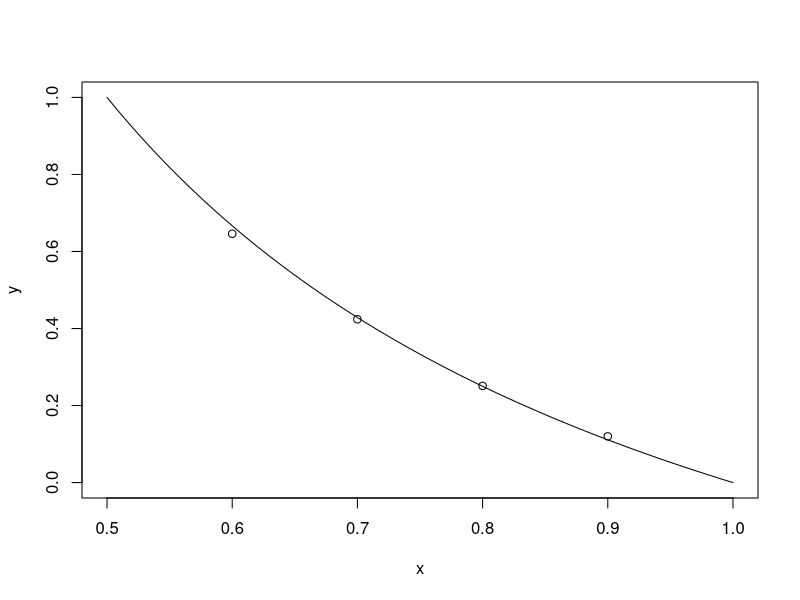

This figure's R source:
## ---- chunk 1
knitr::opts_chunk$set(echo = TRUE)
## ---- chunk 2
drunk_moving <- function(p){
  if (runif(1) <p) {
    return (1)
  } else {
    return (-1)
  }
}
drunk_moving(0.000001)
escape_steps <- 1000
counter <- 1
count_step <- function(p,L) {
 while(counter < escape_steps && L>0) {
   L <- L + drunk_moving(p)
   counter <- counter+1
 }
  return(counter)
}
count_step(0.3,5)
fall <- function(p,L) {
  if (count_step(p,L) == escape_steps) {
    return (FALSE)}
  else{
    return(TRUE)}
}
fall(0.4,5)

repetitions <- 1000
result <- vector(length = repetitions)
fall_probability <- function(p,L) {
  for (ii in 1:repetitions) {
    result [ii]<- fall(p,L)
  }
  return(sum(result)/repetitions)
}
fall_probability(0.6,10)
## ---- chunk 3
my_list <- c(0.6,0.7,0.8,0.9)
curve((1-x)/x, from=0.5, to=1, , xlab="x", ylab="y")
points(0.6,fall_probability(0.6,1))
points(0.7,fall_probability(0.7,1))
points(0.8,fall_probability(0.8,1))
points(0.9,fall_probability(0.9,1))
#The result makes sense as the values obtained by our model are 
#rather close to the ones calculated from the formula.
#It indicates that the model we obtained is an accurate one. 

